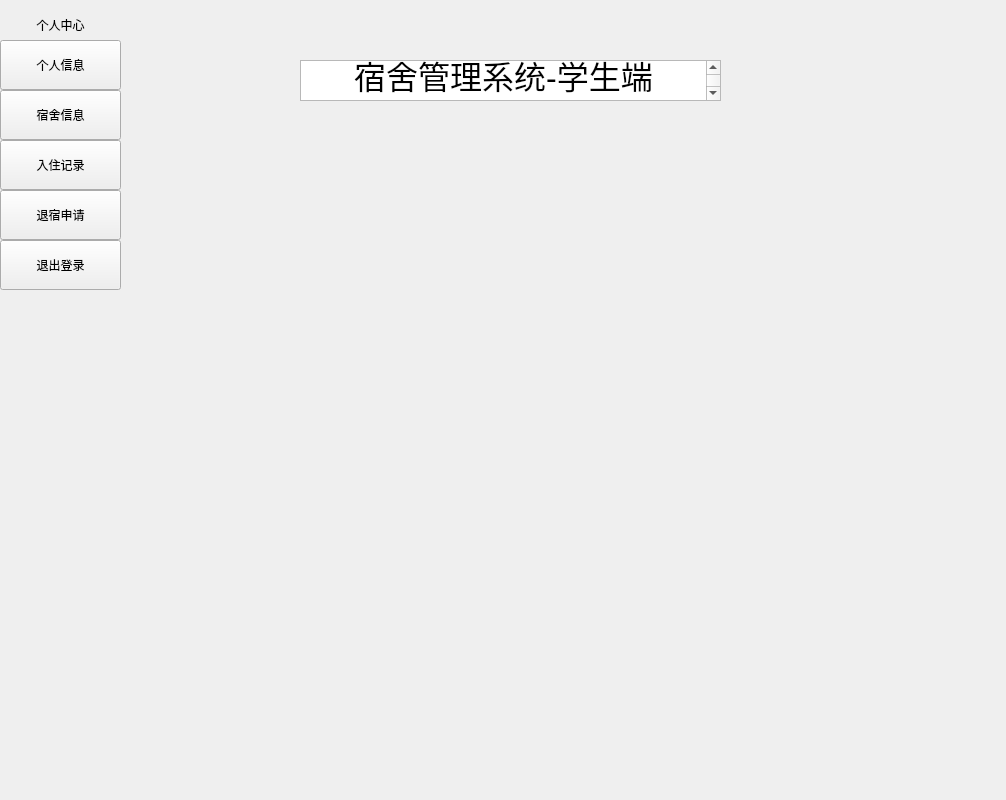
<?xml version="1.0" encoding="UTF-8"?>
<ui version="4.0">
 <class>studentWidget</class>
 <widget class="QWidget" name="studentWidget">
  <property name="geometry">
   <rect>
    <x>0</x>
    <y>0</y>
    <width>1006</width>
    <height>800</height>
   </rect>
  </property>
  <property name="minimumSize">
   <size>
    <width>1000</width>
    <height>800</height>
   </size>
  </property>
  <property name="windowTitle">
   <string>studentWidget</string>
  </property>
  <widget class="QWidget" name="navList" native="true">
   <property name="geometry">
    <rect>
     <x>0</x>
     <y>0</y>
     <width>121</width>
     <height>750</height>
    </rect>
   </property>
   <property name="minimumSize">
    <size>
     <width>100</width>
     <height>750</height>
    </size>
   </property>
   <widget class="QLabel" name="centerLabel">
    <property name="geometry">
     <rect>
      <x>0</x>
      <y>0</y>
      <width>121</width>
      <height>50</height>
     </rect>
    </property>
    <property name="minimumSize">
     <size>
      <width>100</width>
      <height>50</height>
     </size>
    </property>
    <property name="maximumSize">
     <size>
      <width>16777215</width>
      <height>50</height>
     </size>
    </property>
    <property name="font">
     <font>
      <underline>false</underline>
     </font>
    </property>
    <property name="autoFillBackground">
     <bool>false</bool>
    </property>
    <property name="styleSheet">
     <string notr="true"/>
    </property>
    <property name="text">
     <string>个人中心</string>
    </property>
    <property name="alignment">
     <set>Qt::AlignmentFlag::AlignCenter</set>
    </property>
   </widget>
   <widget class="QPushButton" name="dormitoryButton">
    <property name="geometry">
     <rect>
      <x>0</x>
      <y>90</y>
      <width>121</width>
      <height>50</height>
     </rect>
    </property>
    <property name="minimumSize">
     <size>
      <width>100</width>
      <height>50</height>
     </size>
    </property>
    <property name="styleSheet">
     <string notr="true"/>
    </property>
    <property name="text">
     <string>宿舍信息</string>
    </property>
   </widget>
   <widget class="QPushButton" name="recordButton">
    <property name="geometry">
     <rect>
      <x>0</x>
      <y>140</y>
      <width>121</width>
      <height>50</height>
     </rect>
    </property>
    <property name="minimumSize">
     <size>
      <width>100</width>
      <height>50</height>
     </size>
    </property>
    <property name="styleSheet">
     <string notr="true"/>
    </property>
    <property name="text">
     <string>入住记录</string>
    </property>
   </widget>
   <widget class="QPushButton" name="checkOutButton">
    <property name="geometry">
     <rect>
      <x>0</x>
      <y>190</y>
      <width>121</width>
      <height>50</height>
     </rect>
    </property>
    <property name="minimumSize">
     <size>
      <width>100</width>
      <height>50</height>
     </size>
    </property>
    <property name="styleSheet">
     <string notr="true"/>
    </property>
    <property name="text">
     <string>退宿申请</string>
    </property>
   </widget>
   <widget class="QPushButton" name="perButton">
    <property name="geometry">
     <rect>
      <x>0</x>
      <y>40</y>
      <width>121</width>
      <height>50</height>
     </rect>
    </property>
    <property name="minimumSize">
     <size>
      <width>100</width>
      <height>50</height>
     </size>
    </property>
    <property name="styleSheet">
     <string notr="true"/>
    </property>
    <property name="text">
     <string>个人信息</string>
    </property>
   </widget>
   <widget class="QPushButton" name="logOutButton">
    <property name="geometry">
     <rect>
      <x>0</x>
      <y>240</y>
      <width>121</width>
      <height>50</height>
     </rect>
    </property>
    <property name="minimumSize">
     <size>
      <width>100</width>
      <height>50</height>
     </size>
    </property>
    <property name="styleSheet">
     <string notr="true"/>
    </property>
    <property name="text">
     <string>退出登录</string>
    </property>
   </widget>
  </widget>
  <widget class="QStackedWidget" name="stackedWidget">
   <property name="geometry">
    <rect>
     <x>220</x>
     <y>120</y>
     <width>581</width>
     <height>571</height>
    </rect>
   </property>
   <widget class="QWidget" name="recordInfoPage"/>
   <widget class="QWidget" name="checkoutPage">
    <widget class="QTabWidget" name="checkoutTab">
     <property name="geometry">
      <rect>
       <x>50</x>
       <y>20</y>
       <width>491</width>
       <height>501</height>
      </rect>
     </property>
     <property name="currentIndex">
      <number>0</number>
     </property>
     <widget class="QWidget" name="applyTab">
      <attribute name="title">
       <string>申请</string>
      </attribute>
      <widget class="QTextEdit" name="detailEdit">
       <property name="geometry">
        <rect>
         <x>90</x>
         <y>110</y>
         <width>311</width>
         <height>231</height>
        </rect>
       </property>
      </widget>
      <widget class="QComboBox" name="reasonCombo">
       <property name="geometry">
        <rect>
         <x>90</x>
         <y>40</y>
         <width>103</width>
         <height>32</height>
        </rect>
       </property>
       <item>
        <property name="text">
         <string>学业变动</string>
        </property>
       </item>
       <item>
        <property name="text">
         <string>个人原因</string>
        </property>
       </item>
       <item>
        <property name="text">
         <string>财务问题</string>
        </property>
       </item>
       <item>
        <property name="text">
         <string>健康问题</string>
        </property>
       </item>
       <item>
        <property name="text">
         <string>家庭紧急情况</string>
        </property>
       </item>
       <item>
        <property name="text">
         <string>其他原因</string>
        </property>
       </item>
      </widget>
      <widget class="QLabel" name="reasonLabel">
       <property name="geometry">
        <rect>
         <x>100</x>
         <y>20</y>
         <width>58</width>
         <height>16</height>
        </rect>
       </property>
       <property name="text">
        <string>申请理由</string>
       </property>
      </widget>
      <widget class="QLabel" name="detailLabel">
       <property name="geometry">
        <rect>
         <x>100</x>
         <y>80</y>
         <width>58</width>
         <height>16</height>
        </rect>
       </property>
       <property name="text">
        <string>详细原因</string>
       </property>
      </widget>
      <widget class="QPushButton" name="sendButton">
       <property name="geometry">
        <rect>
         <x>190</x>
         <y>360</y>
         <width>100</width>
         <height>32</height>
        </rect>
       </property>
       <property name="text">
        <string>发送</string>
       </property>
      </widget>
     </widget>
     <widget class="QWidget" name="historyTab">
      <attribute name="title">
       <string>记录</string>
      </attribute>
      <widget class="QTableWidget" name="arRecordtable">
       <property name="geometry">
        <rect>
         <x>0</x>
         <y>0</y>
         <width>481</width>
         <height>321</height>
        </rect>
       </property>
      </widget>
     </widget>
    </widget>
   </widget>
   <widget class="QWidget" name="perInfoPage"/>
   <widget class="QWidget" name="dormInfoPage">
    <widget class="QPushButton" name="confirmButton">
     <property name="geometry">
      <rect>
       <x>240</x>
       <y>270</y>
       <width>100</width>
       <height>32</height>
      </rect>
     </property>
     <property name="text">
      <string>确认入住</string>
     </property>
    </widget>
   </widget>
  </widget>
  <widget class="QTextBrowser" name="textBrowser">
   <property name="geometry">
    <rect>
     <x>300</x>
     <y>60</y>
     <width>421</width>
     <height>41</height>
    </rect>
   </property>
   <property name="html">
    <string>&lt;!DOCTYPE HTML PUBLIC &quot;-//W3C//DTD HTML 4.0//EN&quot; &quot;http://www.w3.org/TR/REC-html40/strict.dtd&quot;&gt;
&lt;html&gt;&lt;head&gt;&lt;meta name=&quot;qrichtext&quot; content=&quot;1&quot; /&gt;&lt;meta charset=&quot;utf-8&quot; /&gt;&lt;style type=&quot;text/css&quot;&gt;
p, li { white-space: pre-wrap; }
hr { height: 1px; border-width: 0; }
li.unchecked::marker { content: &quot;\2610&quot;; }
li.checked::marker { content: &quot;\2612&quot;; }
&lt;/style&gt;&lt;/head&gt;&lt;body style=&quot; font-family:'.AppleSystemUIFont'; font-size:13pt; font-weight:400; font-style:normal;&quot;&gt;
&lt;p align=&quot;center&quot; style=&quot; margin-top:0px; margin-bottom:0px; margin-left:0px; margin-right:0px; -qt-block-indent:0; text-indent:0px;&quot;&gt;&lt;span style=&quot; font-size:24pt;&quot;&gt;宿舍管理系统-学生端&lt;/span&gt;&lt;/p&gt;&lt;/body&gt;&lt;/html&gt;</string>
   </property>
  </widget>
 </widget>
 <resources/>
 <connections/>
</ui>
